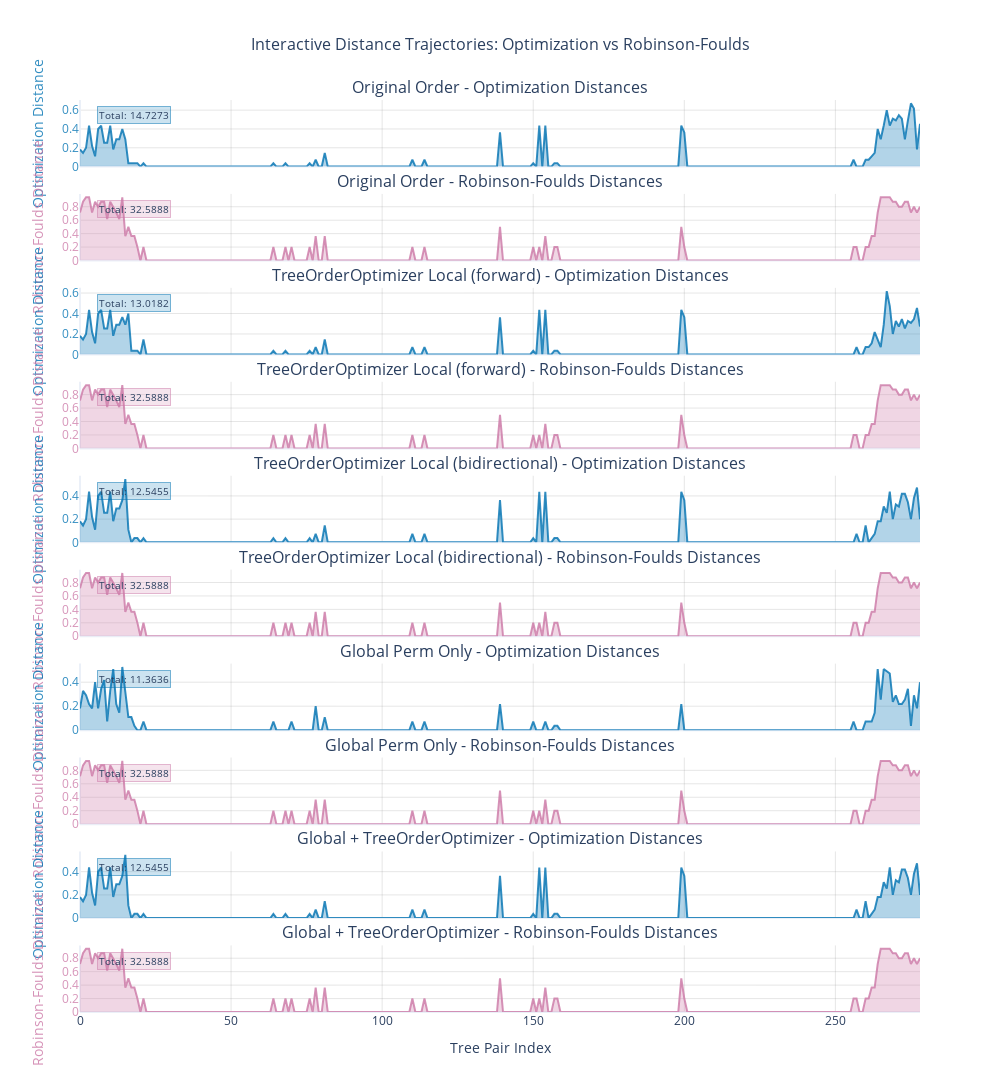
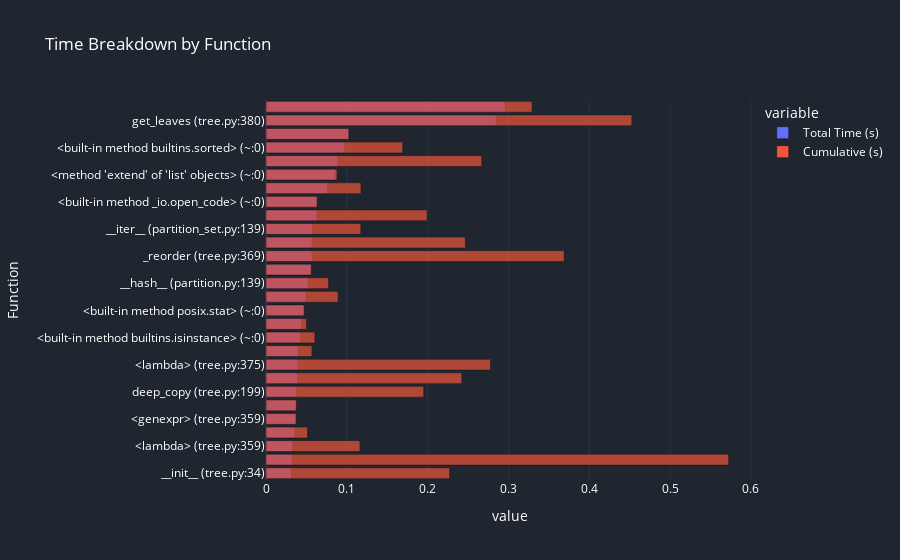
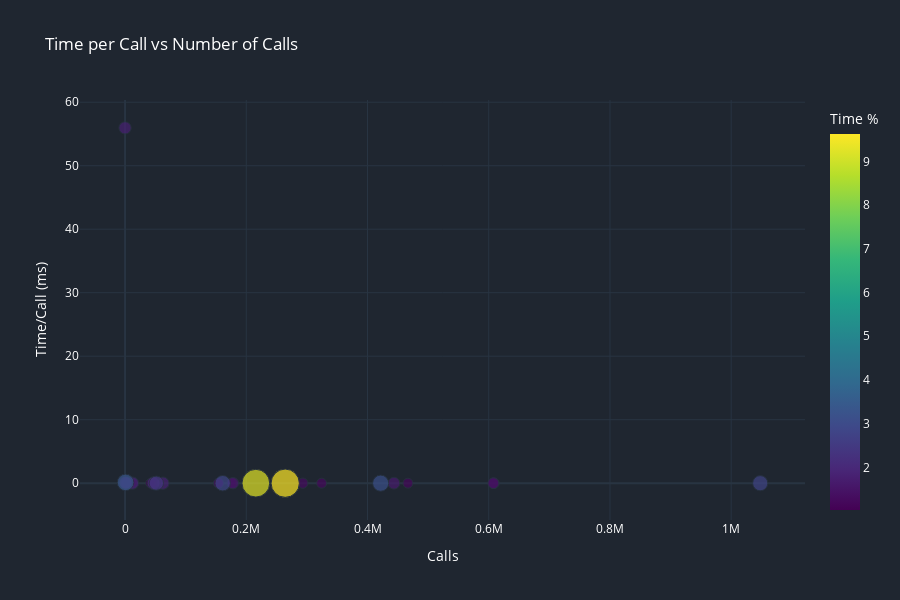
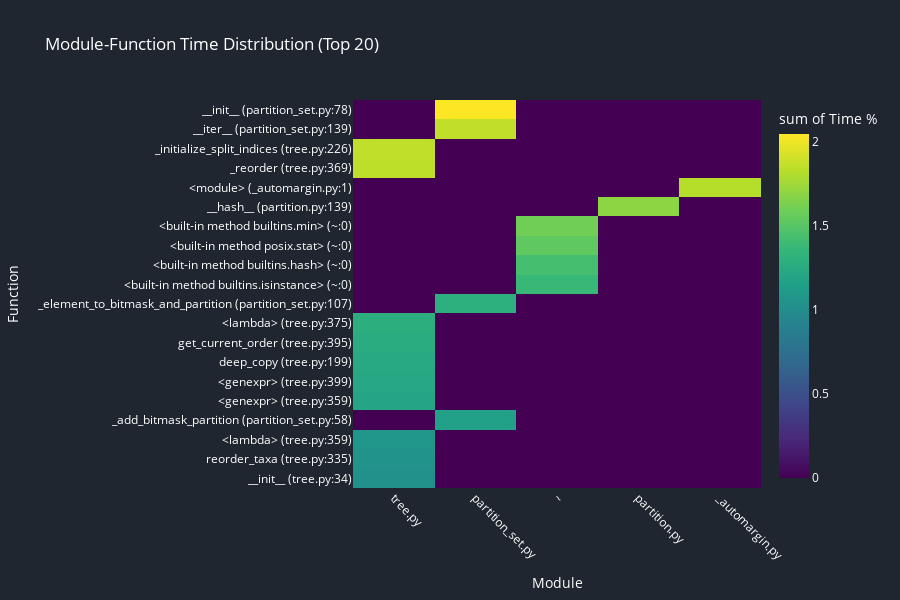

The notebook cell these images were saved under, in order:
### Code cell


### Figure 1 — Plotly figure (JSON) as saved in the notebook; plotly's stock layout.template omitted (floating-point values rounded to 4 significant figures; data arrays with more than 128 entries replaced by an {"elided": "..."} marker saying what was removed)
{"data": [{"fill": "tozeroy", "fillcolor": "rgba(0, 114, 178, 0.3)", "hovertemplate": "<b>Tree Pair: %{x}</b><br>Optimization Distance: %{y:.4f}<extra></extra>", "line": {"color": "rgba(0, 114, 178, 0.8)", "width": 2}, "mode": "lines", "name": "Original Order - Opt", "showlegend": false, "type": "scatter", "x": {"elided": "279 int values"}, "xaxis": "x", "y": {"elided": "279 float values"}, "yaxis": "y"}, {"fill": "tozeroy", "fillcolor": "rgba(204, 121, 167, 0.3)", "hovertemplate": "<b>Tree Pair: %{x}</b><br>Robinson-Foulds Distance: %{y:.4f}<extra></extra>", "line": {"color": "rgba(204, 121, 167, 0.8)", "width": 2}, "mode": "lines", "name": "Original Order - RF", "showlegend": false, "type": "scatter", "x": {"elided": "279 int values"}, "xaxis": "x2", "y": {"elided": "279 float values"}, "yaxis": "y2"}, {"fill": "tozeroy", "fillcolor": "rgba(0, 114, 178, 0.3)", "hovertemplate": "<b>Tree Pair: %{x}</b><br>Optimization Distance: %{y:.4f}<extra></extra>", "line": {"color": "rgba(0, 114, 178, 0.8)", "width": 2}, "mode": "lines", "name": "TreeOrderOptimizer Local (forward) - Opt", "showlegend": false, "type": "scatter", "x": {"elided": "279 int values"}, "xaxis": "x3", "y": {"elided": "279 float values"}, "yaxis": "y3"}, {"fill": "tozeroy", "fillcolor": "rgba(204, 121, 167, 0.3)", "hovertemplate": "<b>Tree Pair: %{x}</b><br>Robinson-Foulds Distance: %{y:.4f}<extra></extra>", "line": {"color": "rgba(204, 121, 167, 0.8)", "width": 2}, "mode": "lines", "name": "TreeOrderOptimizer Local (forward) - RF", "showlegend": false, "type": "scatter", "x": {"elided": "279 int values"}, "xaxis": "x4", "y": {"elided": "279 float values"}, "yaxis": "y4"}, {"fill": "tozeroy", "fillcolor": "rgba(0, 114, 178, 0.3)", "hovertemplate": "<b>Tree Pair: %{x}</b><br>Optimization Distance: %{y:.4f}<extra></extra>", "line": {"color": "rgba(0, 114, 178, 0.8)", "width": 2}, "mode": "lines", "name": "TreeOrderOptimizer Local (bidirectional) - Opt", "showlegend": false, "type": "scatter", "x": {"elided": "279 int values"}, "xaxis": "x5", "y": {"elided": "279 float values"}, "yaxis": "y5"}, {"fill": "tozeroy", "fillcolor": "rgba(204, 121, 167, 0.3)", "hovertemplate": "<b>Tree Pair: %{x}</b><br>Robinson-Foulds Distance: %{y:.4f}<extra></extra>", "line": {"color": "rgba(204, 121, 167, 0.8)", "width": 2}, "mode": "lines", "name": "TreeOrderOptimizer Local (bidirectional) - RF", "showlegend": false, "type": "scatter", "x": {"elided": "279 int values"}, "xaxis": "x6", "y": {"elided": "279 float values"}, "yaxis": "y6"}, {"fill": "tozeroy", "fillcolor": "rgba(0, 114, 178, 0.3)", "hovertemplate": "<b>Tree Pair: %{x}</b><br>Optimization Distance: %{y:.4f}<extra></extra>", "line": {"color": "rgba(0, 114, 178, 0.8)", "width": 2}, "mode": "lines", "name": "Global Perm Only - Opt", "showlegend": false, "type": "scatter", "x": {"elided": "279 int values"}, "xaxis": "x7", "y": {"elided": "279 float values"}, "yaxis": "y7"}, {"fill": "tozeroy", "fillcolor": "rgba(204, 121, 167, 0.3)", "hovertemplate": "<b>Tree Pair: %{x}</b><br>Robinson-Foulds Distance: %{y:.4f}<extra></extra>", "line": {"color": "rgba(204, 121, 167, 0.8)", "width": 2}, "mode": "lines", "name": "Global Perm Only - RF", "showlegend": false, "type": "scatter", "x": {"elided": "279 int values"}, "xaxis": "x8", "y": {"elided": "279 float values"}, "yaxis": "y8"}, {"fill": "tozeroy", "fillcolor": "rgba(0, 114, 178, 0.3)", "hovertemplate": "<b>Tree Pair: %{x}</b><br>Optimization Distance: %{y:.4f}<extra></extra>", "line": {"color": "rgba(0, 114, 178, 0.8)", "width": 2}, "mode": "lines", "name": "Global + TreeOrderOptimizer - Opt", "showlegend": false, "type": "scatter", "x": {"elided": "279 int values"}, "xaxis": "x9", "y": {"elided": "279 float values"}, "yaxis": "y9"}, {"fill": "tozeroy", "fillcolor": "rgba(204, 121, 167, 0.3)", "hovertemplate": "<b>Tree Pair: %{x}</b><br>Robinson-Foulds Distance: %{y:.4f}<extra></extra>", "line": {"color": "rgba(204, 121, 167, 0.8)", "width": 2}, "mode": "lines", "name": "Global + TreeOrderOptimizer - RF", "showlegend": false, "type": "scatter", "x": {"elided": "279 int values"}, "xaxis": "x10", "y": {"elided": "279 float values"}, "yaxis": "y10"}], "layout": {"annotations": [{"font": {"size": 16}, "showarrow": false, "text": "Original Order - Optimization Distances", "x": 0.5, "xanchor": "center", "xref": "paper", "y": 1.0, "yanchor": "bottom", "yref": "paper"}, {"font": {"size": 16}, "showarrow": false, "text": "Original Order - Robinson-Foulds Distances", "x": 0.5, "xanchor": "center", "xref": "paper", "y": 0.897, "yanchor": "bottom", "yref": "paper"}, {"font": {"size": 16}, "showarrow": false, "text": "TreeOrderOptimizer Local (forward) - Optimization Distances", "x": 0.5, "xanchor": "center", "xref": "paper", "y": 0.794, "yanchor": "bottom", "yref": "paper"}, {"font": {"size": 16}, "showarrow": false, "text": "TreeOrderOptimizer Local (forward) - Robinson-Foulds Distances", "x": 0.5, "xanchor": "center", "xref": "paper", "y": 0.691, "yanchor": "bottom", "yref": "paper"}, {"font": {"size": 16}, "showarrow": false, "text": "TreeOrderOptimizer Local (bidirectional) - Optimization Distances", "x": 0.5, "xanchor": "center", "xref": "paper", "y": 0.588, "yanchor": "bottom", "yref": "paper"}, {"font": {"size": 16}, "showarrow": false, "text": "TreeOrderOptimizer Local (bidirectional) - Robinson-Foulds Distances", "x": 0.5, "xanchor": "center", "xref": "paper", "y": 0.485, "yanchor": "bottom", "yref": "paper"}, {"font": {"size": 16}, "showarrow": false, "text": "Global Perm Only - Optimization Distances", "x": 0.5, "xanchor": "center", "xref": "paper", "y": 0.382, "yanchor": "bottom", "yref": "paper"}, {"font": {"size": 16}, "showarrow": false, "text": "Global Perm Only - Robinson-Foulds Distances", "x": 0.5, "xanchor": "center", "xref": "paper", "y": 0.279, "yanchor": "bottom", "yref": "paper"}, {"font": {"size": 16}, "showarrow": false, "text": "Global + TreeOrderOptimizer - Optimization Distances", "x": 0.5, "xanchor": "center", "xref": "paper", "y": 0.176, "yanchor": "bottom", "yref": "paper"}, {"font": {"size": 16}, "showarrow": false, "text": "Global + TreeOrderOptimizer - Robinson-Foulds Distances", "x": 0.5, "xanchor": "center", "xref": "paper", "y": 0.073, "yanchor": "bottom", "yref": "paper"}, {"bgcolor": "rgba(0, 114, 178, 0.2)", "bordercolor": "rgba(0, 114, 178, 0.5)", "borderwidth": 1, "font": {"size": 10}, "showarrow": false, "text": "Total: 14.7273", "x": 5.58, "xanchor": "left", "xref": "x", "y": 0.6391, "yanchor": "top", "yref": "y"}, {"bgcolor": "rgba(204, 121, 167, 0.2)", "bordercolor": "rgba(204, 121, 167, 0.5)", "borderwidth": 1, "font": {"size": 10}, "showarrow": false, "text": "Total: 32.5888", "x": 5.58, "xanchor": "left", "xref": "x2", "y": 0.8941, "yanchor": "top", "yref": "y2"}, {"bgcolor": "rgba(0, 114, 178, 0.2)", "bordercolor": "rgba(0, 114, 178, 0.5)", "borderwidth": 1, "font": {"size": 10}, "showarrow": false, "text": "Total: 13.0182", "x": 5.58, "xanchor": "left", "xref": "x3", "y": 0.5873, "yanchor": "top", "yref": "y3"}, {"bgcolor": "rgba(204, 121, 167, 0.2)", "bordercolor": "rgba(204, 121, 167, 0.5)", "borderwidth": 1, "font": {"size": 10}, "showarrow": false, "text": "Total: 32.5888", "x": 5.58, "xanchor": "left", "xref": "x4", "y": 0.8941, "yanchor": "top", "yref": "y4"}, {"bgcolor": "rgba(0, 114, 178, 0.2)", "bordercolor": "rgba(0, 114, 178, 0.5)", "borderwidth": 1, "font": {"size": 10}, "showarrow": false, "text": "Total: 12.5455", "x": 5.58, "xanchor": "left", "xref": "x5", "y": 0.5182, "yanchor": "top", "yref": "y5"}, {"bgcolor": "rgba(204, 121, 167, 0.2)", "bordercolor": "rgba(204, 121, 167, 0.5)", "borderwidth": 1, "font": {"size": 10}, "showarrow": false, "text": "Total: 32.5888", "x": 5.58, "xanchor": "left", "xref": "x6", "y": 0.8941, "yanchor": "top", "yref": "y6"}, {"bgcolor": "rgba(0, 114, 178, 0.2)", "bordercolor": "rgba(0, 114, 178, 0.5)", "borderwidth": 1, "font": {"size": 10}, "showarrow": false, "text": "Total: 11.3636", "x": 5.58, "xanchor": "left", "xref": "x7", "y": 0.5009, "yanchor": "top", "yref": "y7"}, {"bgcolor": "rgba(204, 121, 167, 0.2)", "bordercolor": "rgba(204, 121, 167, 0.5)", "borderwidth": 1, "font": {"size": 10}, "showarrow": false, "text": "Total: 32.5888", "x": 5.58, "xanchor": "left", "xref": "x8", "y": 0.8941, "yanchor": "top", "yref": "y8"}, {"bgcolor": "rgba(0, 114, 178, 0.2)", "bordercolor": "rgba(0, 114, 178, 0.5)", "borderwidth": 1, "font": {"size": 10}, "showarrow": false, "text": "Total: 12.5455", "x": 5.58, "xanchor": "left", "xref": "x9", "y": 0.5182, "yanchor": "top", "yref": "y9"}, {"bgcolor": "rgba(204, 121, 167, 0.2)", "bordercolor": "rgba(204, 121, 167, 0.5)", "borderwidth": 1, "font": {"size": 10}, "showarrow": false, "text": "Total: 32.5888", "x": 5.58, "xanchor": "left", "xref": "x10", "y": 0.8941, "yanchor": "top", "yref": "y10"}], "height": 2400, "showlegend": false, "title": {"font": {"size": 16}, "text": "Interactive Distance Trajectories: Optimization vs Robinson-Foulds", "x": 0.5}, "width": 1000, "xaxis": {"anchor": "y", "domain": [0, 1], "gridcolor": "rgba(128, 128, 128, 0.2)", "gridwidth": 1, "matches": "x10", "showgrid": true, "showticklabels": false}, "xaxis10": {"anchor": "y10", "domain": [0, 1], "gridcolor": "rgba(128, 128, 128, 0.2)", "gridwidth": 1, "showgrid": true, "title": {"text": "Tree Pair Index"}}, "xaxis2": {"anchor": "y2", "domain": [0, 1], "gridcolor": "rgba(128, 128, 128, 0.2)", "gridwidth": 1, "matches": "x10", "showgrid": true, "showticklabels": false}, "xaxis3": {"anchor": "y3", "domain": [0, 1], "gridcolor": "rgba(128, 128, 128, 0.2)", "gridwidth": 1, "matches": "x10", "showgrid": true, "showticklabels": false}, "xaxis4": {"anchor": "y4", "domain": [0, 1], "gridcolor": "rgba(128, 128, 128, 0.2)", "gridwidth": 1, "matches": "x10", "showgrid": true, "showticklabels": false}, "xaxis5": {"anchor": "y5", "domain": [0, 1], "gridcolor": "rgba(128, 128, 128, 0.2)", "gridwidth": 1, "matches": "x10", "showgrid": true, "showticklabels": false}, "xaxis6": {"anchor": "y6", "domain": [0, 1], "gridcolor": "rgba(128, 128, 128, 0.2)", "gridwidth": 1, "matches": "x10", "showgrid": true, "showticklabels": false}, "xaxis7": {"anchor": "y7", "domain": [0, 1], "gridcolor": "rgba(128, 128, 128, 0.2)", "gridwidth": 1, "matches": "x10", "showgrid": true, "showticklabels": false}, "xaxis8": {"anchor": "y8", "domain": [0, 1], "gridcolor": "rgba(128, 128, 128, 0.2)", "gridwidth": 1, "matches": "x10", "showgrid": true, "showticklabels": false}, "xaxis9": {"anchor": "y9", "domain": [0, 1], "gridcolor": "rgba(128, 128, 128, 0.2)", "gridwidth": 1, "matches": "x10", "showgrid": true, "showticklabels": false}, "yaxis": {"anchor": "x", "domain": [0.927, 1.0], "gridcolor": "rgba(128, 128, 128, 0.2)", "gridwidth": 1, "showgrid": true, "tickfont": {"color": "rgba(0, 114, 178, 0.8)"}, "title": {"font": {"color": "rgba(0, 114, 178, 0.8)"}, "text": "Optimization Distance"}}, "yaxis10": {"anchor": "x10", "domain": [0, 0.073], "gridcolor": "rgba(128, 128, 128, 0.2)", "gridwidth": 1, "showgrid": true, "tickfont": {"color": "rgba(204, 121, 167, 0.8)"}, "title": {"font": {"color": "rgba(204, 121, 167, 0.8)"}, "text": "Robinson-Foulds Distance"}}, "yaxis2": {"anchor": "x2", "domain": [0.824, 0.897], "gridcolor": "rgba(128, 128, 128, 0.2)", "gridwidth": 1, "showgrid": true, "tickfont": {"color": "rgba(204, 121, 167, 0.8)"}, "title": {"font": {"color": "rgba(204, 121, 167, 0.8)"}, "text": "Robinson-Foulds Distance"}}, "yaxis3": {"anchor": "x3", "domain": [0.721, 0.794], "gridcolor": "rgba(128, 128, 128, 0.2)", "gridwidth": 1, "showgrid": true, "tickfont": {"color": "rgba(0, 114, 178, 0.8)"}, "title": {"font": {"color": "rgba(0, 114, 178, 0.8)"}, "text": "Optimization Distance"}}, "yaxis4": {"anchor": "x4", "domain": [0.618, 0.691], "gridcolor": "rgba(128, 128, 128, 0.2)", "gridwidth": 1, "showgrid": true, "tickfont": {"color": "rgba(204, 121, 167, 0.8)"}, "title": {"font": {"color": "rgba(204, 121, 167, 0.8)"}, "text": "Robinson-Foulds Distance"}}, "yaxis5": {"anchor": "x5", "domain": [0.515, 0.588], "gridcolor": "rgba(128, 128, 128, 0.2)", "gridwidth": 1, "showgrid": true, "tickfont": {"color": "rgba(0, 114, 178, 0.8)"}, "title": {"font": {"color": "rgba(0, 114, 178, 0.8)"}, "text": "Optimization Distance"}}, "yaxis6": {"anchor": "x6", "domain": [0.412, 0.485], "gridcolor": "rgba(128, 128, 128, 0.2)", "gridwidth": 1, "showgrid": true, "tickfont": {"color": "rgba(204, 121, 167, 0.8)"}, "title": {"font": {"color": "rgba(204, 121, 167, 0.8)"}, "text": "Robinson-Foulds Distance"}}, "yaxis7": {"anchor": "x7", "domain": [0.309, 0.382], "gridcolor": "rgba(128, 128, 128, 0.2)", "gridwidth": 1, "showgrid": true, "tickfont": {"color": "rgba(0, 114, 178, 0.8)"}, "title": {"font": {"color": "rgba(0, 114, 178, 0.8)"}, "text": "Optimization Distance"}}, "yaxis8": {"anchor": "x8", "domain": [0.206, 0.279], "gridcolor": "rgba(128, 128, 128, 0.2)", "gridwidth": 1, "showgrid": true, "tickfont": {"color": "rgba(204, 121, 167, 0.8)"}, "title": {"font": {"color": "rgba(204, 121, 167, 0.8)"}, "text": "Robinson-Foulds Distance"}}, "yaxis9": {"anchor": "x9", "domain": [0.103, 0.176], "gridcolor": "rgba(128, 128, 128, 0.2)", "gridwidth": 1, "showgrid": true, "tickfont": {"color": "rgba(0, 114, 178, 0.8)"}, "title": {"font": {"color": "rgba(0, 114, 178, 0.8)"}, "text": "Optimization Distance"}}}}

### Figure 2 — Plotly figure (JSON) as saved in the notebook; plotly's stock layout.template omitted (floating-point values rounded to 4 significant figures)
{"data": [{"alignmentgroup": "True", "hovertemplate": "variable=Total Time (s)<br>value=%{x}<br>Function=%{y}<extra></extra>", "legendgroup": "Total Time (s)", "marker": {"color": "#636efa", "opacity": 0.7, "pattern": {"shape": ""}}, "name": "Total Time (s)", "offsetgroup": "Total Time (s)", "orientation": "h", "showlegend": true, "textposition": "auto", "type": "bar", "x": [0.0316, 0.03214, 0.03299, 0.03567, 0.03687, 0.03741, 0.03773, 0.03868, 0.03933, 0.03982, 0.04236, 0.04399, 0.0472, 0.04912, 0.05211, 0.05596, 0.05686, 0.05696, 0.05709, 0.06294, 0.06326, 0.07559, 0.08576, 0.08873, 0.09692, 0.1025, 0.2846, 0.296], "xaxis": "x", "y": ["__init__ (tree.py:34)", "reorder_taxa (tree.py:335)", "<lambda> (tree.py:359)", "_add_bitmask_partition (partition_set.py:58)", "<genexpr> (tree.py:359)", "<genexpr> (tree.py:399)", "deep_copy (tree.py:199)", "get_current_order (tree.py:395)", "<lambda> (tree.py:375)", "_element_to_bitmask_and_partition (partition_set.py:107)", "<built-in method builtins.isinstance> (~:0)", "<built-in method builtins.hash> (~:0)", "<built-in method posix.stat> (~:0)", "<built-in method builtins.min> (~:0)", "__hash__ (partition.py:139)", "<module> (_automargin.py:1)", "_reorder (tree.py:369)", "_initialize_split_indices (tree.py:226)", "__iter__ (partition_set.py:139)", "__init__ (partition_set.py:78)", "<built-in method _io.open_code> (~:0)", "_populate_split_index (tree.py:160)", "<method 'extend' of 'list' objects> (~:0)", "add (partition_set.py:149)", "<built-in method builtins.sorted> (~:0)", "<method 'read' of '_io.BufferedReader' objects> (~:0)", "get_leaves (tree.py:380)", "__init__ (partition.py:10)"], "yaxis": "y"}, {"alignmentgroup": "True", "hovertemplate": "variable=Cumulative (s)<br>value=%{x}<br>Function=%{y}<extra></extra>", "legendgroup": "Cumulative (s)", "marker": {"color": "#EF553B", "opacity": 0.7, "pattern": {"shape": ""}}, "name": "Cumulative (s)", "offsetgroup": "Cumulative (s)", "orientation": "h", "showlegend": true, "textposition": "auto", "type": "bar", "x": [0.2272, 0.5724, 0.1162, 0.05142, 0.03736, 0.03752, 0.1951, 0.2423, 0.2777, 0.05684, 0.06045, 0.05006, 0.0472, 0.08912, 0.07743, 0.05598, 0.3688, 0.2466, 0.1172, 0.1991, 0.06326, 0.1175, 0.08782, 0.2668, 0.1691, 0.1025, 0.4526, 0.3292], "xaxis": "x", "y": ["__init__ (tree.py:34)", "reorder_taxa (tree.py:335)", "<lambda> (tree.py:359)", "_add_bitmask_partition (partition_set.py:58)", "<genexpr> (tree.py:359)", "<genexpr> (tree.py:399)", "deep_copy (tree.py:199)", "get_current_order (tree.py:395)", "<lambda> (tree.py:375)", "_element_to_bitmask_and_partition (partition_set.py:107)", "<built-in method builtins.isinstance> (~:0)", "<built-in method builtins.hash> (~:0)", "<built-in method posix.stat> (~:0)", "<built-in method builtins.min> (~:0)", "__hash__ (partition.py:139)", "<module> (_automargin.py:1)", "_reorder (tree.py:369)", "_initialize_split_indices (tree.py:226)", "__iter__ (partition_set.py:139)", "__init__ (partition_set.py:78)", "<built-in method _io.open_code> (~:0)", "_populate_split_index (tree.py:160)", "<method 'extend' of 'list' objects> (~:0)", "add (partition_set.py:149)", "<built-in method builtins.sorted> (~:0)", "<method 'read' of '_io.BufferedReader' objects> (~:0)", "get_leaves (tree.py:380)", "__init__ (partition.py:10)"], "yaxis": "y"}], "layout": {"barmode": "overlay", "font": {"color": "#ffffff"}, "height": 560, "legend": {"title": {"text": "variable"}, "tracegroupgap": 0}, "paper_bgcolor": "#1f2630", "plot_bgcolor": "#1f2630", "title": {"text": "Time Breakdown by Function"}, "xaxis": {"anchor": "y", "domain": [0, 1], "title": {"text": "value"}}, "yaxis": {"anchor": "x", "domain": [0, 1], "title": {"text": "Function"}}}}

### Figure 3 — Plotly figure (JSON) as saved in the notebook; plotly's stock layout.template omitted (floating-point values rounded to 4 significant figures)
{"data": [{"customdata": [["__init__ (tree.py:34)"], ["reorder_taxa (tree.py:335)"], ["<lambda> (tree.py:359)"], ["_add_bitmask_partition (partition_set.py:58)"], ["<genexpr> (tree.py:359)"], ["<genexpr> (tree.py:399)"], ["deep_copy (tree.py:199)"], ["get_current_order (tree.py:395)"], ["<lambda> (tree.py:375)"], ["_element_to_bitmask_and_partition (partition_set.py:107)"], ["<built-in method builtins.isinstance> (~:0)"], ["<built-in method builtins.hash> (~:0)"], ["<built-in method posix.stat> (~:0)"], ["<built-in method builtins.min> (~:0)"], ["__hash__ (partition.py:139)"], ["<module> (_automargin.py:1)"], ["_reorder (tree.py:369)"], ["_initialize_split_indices (tree.py:226)"], ["__iter__ (partition_set.py:139)"], ["__init__ (partition_set.py:78)"], ["<built-in method _io.open_code> (~:0)"], ["_populate_split_index (tree.py:160)"], ["<method 'extend' of 'list' objects> (~:0)"], ["add (partition_set.py:149)"], ["<built-in method builtins.sorted> (~:0)"], ["<method 'read' of '_io.BufferedReader' objects> (~:0)"], ["get_leaves (tree.py:380)"], ["__init__ (partition.py:10)"]], "hovertemplate": "Calls=%{x}<br>Time/Call (ms)=%{y}<br>Total Time (s)=%{marker.size}<br>Function=%{customdata[0]}<br>Time %=%{marker.color}<extra></extra>", "legendgroup": "", "marker": {"color": [1.028, 1.045, 1.073, 1.16, 1.199, 1.217, 1.227, 1.258, 1.279, 1.295, 1.377, 1.431, 1.535, 1.597, 1.695, 1.82, 1.849, 1.852, 1.857, 2.047, 2.057, 2.458, 2.789, 2.885, 3.152, 3.332, 9.256, 9.624], "coloraxis": "coloraxis", "size": [0.0316, 0.03214, 0.03299, 0.03567, 0.03687, 0.03741, 0.03773, 0.03868, 0.03933, 0.03982, 0.04236, 0.04399, 0.0472, 0.04912, 0.05211, 0.05596, 0.05686, 0.05696, 0.05709, 0.06294, 0.06326, 0.07559, 0.08576, 0.08873, 0.09692, 0.1025, 0.2846, 0.296], "sizemode": "area", "sizeref": 0.0007399, "symbol": "circle"}, "mode": "markers", "name": "", "orientation": "v", "showlegend": false, "type": "scatter", "x": [41600, 12317, 154243, 176172, 466665, 324294, 1800, 46272, 154243, 293256, 608610, 607472, 3555, 178065, 443604, 1, 12317, 2598, 62405, 47287, 842, 51735, 1047914, 161106, 421739, 842, 215788, 264232], "xaxis": "x", "y": [0.0007596, 0.002609, 0.0002139, 0.0002025, 7.9e-05, 0.0001154, 0.02096, 0.0008359, 0.000255, 0.0001358, 6.96e-05, 7.242e-05, 0.01328, 0.0002759, 0.0001175, 55.96, 0.004616, 0.02193, 0.0009148, 0.001331, 0.07513, 0.001461, 8.184e-05, 0.0005507, 0.0002298, 0.1217, 0.001319, 0.00112], "yaxis": "y"}], "layout": {"coloraxis": {"colorbar": {"title": {"text": "Time %"}}, "colorscale": [[0, "#440154"], [0.1111, "#482878"], [0.2222, "#3e4989"], [0.3333, "#31688e"], [0.4444, "#26828e"], [0.5556, "#1f9e89"], [0.6667, "#35b779"], [0.7778, "#6ece58"], [0.8889, "#b5de2b"], [1, "#fde725"]]}, "font": {"color": "#ffffff"}, "height": 600, "legend": {"itemsizing": "constant", "tracegroupgap": 0}, "paper_bgcolor": "#1f2630", "plot_bgcolor": "#1f2630", "title": {"text": "Time per Call vs Number of Calls"}, "xaxis": {"anchor": "y", "domain": [0, 1], "title": {"text": "Calls"}}, "yaxis": {"anchor": "x", "domain": [0, 1], "title": {"text": "Time/Call (ms)"}}}}

### Figure 4 — Plotly figure (JSON) as saved in the notebook; plotly's stock layout.template omitted (floating-point values rounded to 4 significant figures)
{"data": [{"coloraxis": "coloraxis", "histfunc": "sum", "hovertemplate": "Module=%{x}<br>Function=%{y}<br>sum of Time %=%{z}<extra></extra>", "name": "", "type": "histogram2d", "x": ["tree.py", "tree.py", "tree.py", "partition_set.py", "tree.py", "tree.py", "tree.py", "tree.py", "tree.py", "partition_set.py", "~", "~", "~", "~", "partition.py", "_automargin.py", "tree.py", "tree.py", "partition_set.py", "partition_set.py"], "xaxis": "x", "xbingroup": "x", "y": ["__init__ (tree.py:34)", "reorder_taxa (tree.py:335)", "<lambda> (tree.py:359)", "_add_bitmask_partition (partition_set.py:58)", "<genexpr> (tree.py:359)", "<genexpr> (tree.py:399)", "deep_copy (tree.py:199)", "get_current_order (tree.py:395)", "<lambda> (tree.py:375)", "_element_to_bitmask_and_partition (partition_set.py:107)", "<built-in method builtins.isinstance> (~:0)", "<built-in method builtins.hash> (~:0)", "<built-in method posix.stat> (~:0)", "<built-in method builtins.min> (~:0)", "__hash__ (partition.py:139)", "<module> (_automargin.py:1)", "_reorder (tree.py:369)", "_initialize_split_indices (tree.py:226)", "__iter__ (partition_set.py:139)", "__init__ (partition_set.py:78)"], "yaxis": "y", "ybingroup": "y", "z": [1.028, 1.045, 1.073, 1.16, 1.199, 1.217, 1.227, 1.258, 1.279, 1.295, 1.377, 1.431, 1.535, 1.597, 1.695, 1.82, 1.849, 1.852, 1.857, 2.047]}], "layout": {"coloraxis": {"colorbar": {"title": {"text": "sum of Time %"}}, "colorscale": [[0, "#440154"], [0.1111, "#482878"], [0.2222, "#3e4989"], [0.3333, "#31688e"], [0.4444, "#26828e"], [0.5556, "#1f9e89"], [0.6667, "#35b779"], [0.7778, "#6ece58"], [0.8889, "#b5de2b"], [1, "#fde725"]]}, "font": {"color": "#ffffff"}, "height": 600, "legend": {"tracegroupgap": 0}, "paper_bgcolor": "#1f2630", "plot_bgcolor": "#1f2630", "title": {"text": "Module-Function Time Distribution (Top 20)"}, "xaxis": {"anchor": "y", "domain": [0, 1], "tickangle": 45, "title": {"text": "Module"}}, "yaxis": {"anchor": "x", "domain": [0, 1], "title": {"text": "Function"}}}}
